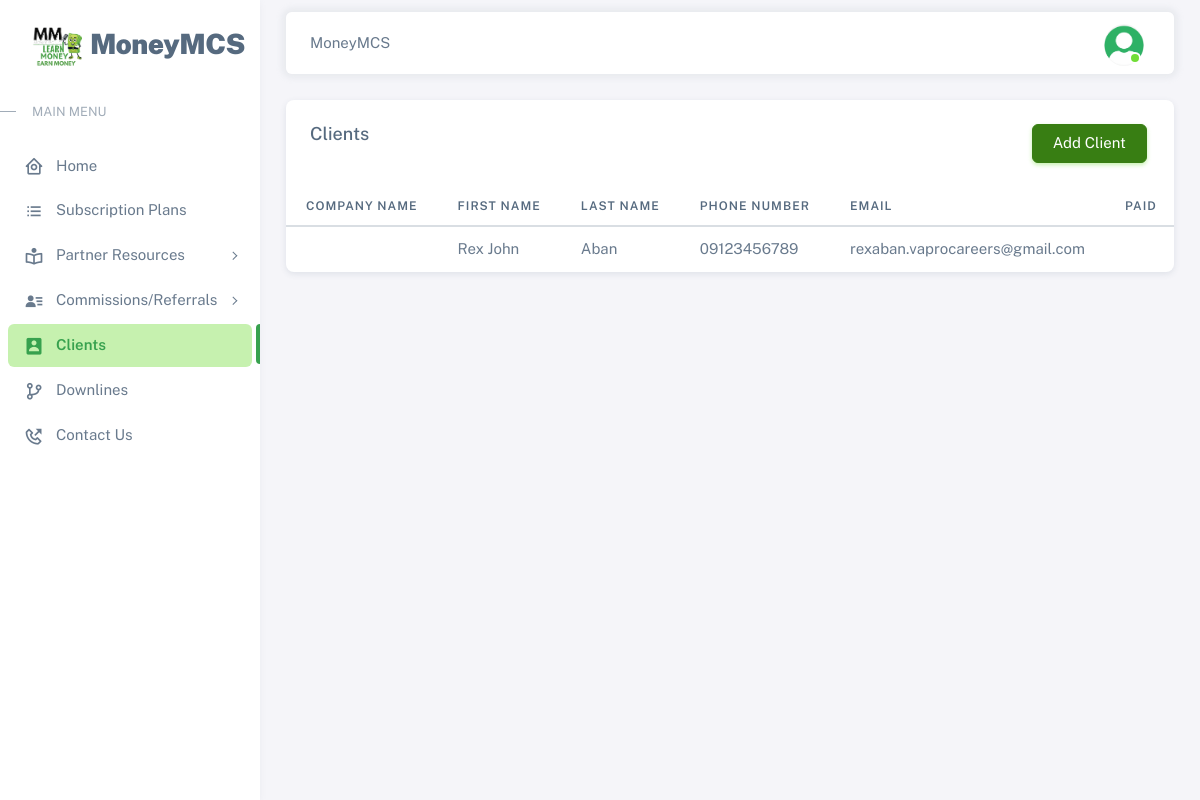
The page /pages/clients (signed in) on the database its author committed.
### tables this page shows
CREATE TABLE `clients` (
  `id` int(11) NOT NULL,
  `firstname` varchar(50) NOT NULL,
  `lastname` varchar(50) NOT NULL,
  `email` varchar(75) NOT NULL,
  `phonenum` varchar(20) NOT NULL,
  `state` enum('Alabama','Alaska','Arizona','Arkansas') NOT NULL,
  `type` enum('Business Credit Builder','Direct Funding','','') NOT NULL
);

### pages/includes/session.php (called while the page is built, shortened)
<?php
	include '../includes/conn.php';
	$conn = $pdo->open();
	$stmt = $conn->prepare("SELECT * FROM users WHERE id=:id");
	$stmt->execute(['id'=>$_SESSION['agent']]);
?>

### pages/clients.php (the view, shortened to what this page needs)
<?php
  include 'includes/session.php';
?>
<!DOCTYPE html>
<html
  lang="en"
  class="light-style layout-menu-fixed"
  dir="ltr"
  data-theme="theme-default"
  data-assets-path="../assets/"
  data-template="vertical-menu-template-free"
>
  <head>
    <?php include 'includes/headers.php'; ?>
  </head>
  <body>
    <div class="layout-wrapper layout-content-navbar">
      <div class="layout-container">
        <aside id="layout-menu" class="layout-menu menu-vertical menu bg-menu-theme">
          <div class="app-brand demo">
            <a href="#" class="app-brand-link">
              <span class="app-brand-logo demo">
                <img aria-hidden="true" class="object-contain w-full h-full" src="../assets/img/earnmoney.png" width="50">
              </span>
              <span class="app-brand-text demo menu-text fw-bolder ms-2">MoneyMCS</span>
            </a>
          </div>
          <li class="menu-header small text-uppercase">
            <span class="menu-header-text">Main Menu</span>
          </li>
          <ul class="menu-inner py-1">
            <li class="menu-item ">
              <a href="home" class="menu-link">
                <i class="menu-icon tf-icons bx bx-home-circle"></i>
                <div data-i18n="Analytics">Home</div>
              </a>
            </li>
            <li class="menu-item ">
              <a href="subscriptions" class="menu-link">
                <i class='menu-icon tf-icons bx bx-list-ul'></i>
                <div data-i18n="Analytics">Subscription Plans</div>
              </a>
            </li>
            <li class="menu-item" style="">
              <a href="javascript:void(0)" class="menu-link menu-toggle">
              <i class='menu-icon tf-icons bx bx-book-reader'></i>
                <div data-i18n="">Partner Resources</div>
              </a>
            </li>
            <li class="menu-item">
              <a href="javascript:void(0)" class="menu-link menu-toggle">
                <i class='menu-icon tf-icons bx bxs-user-detail'></i>
                <div data-i18n="">Commissions/Referrals</div>
              </a>
            </li>
            <li class="menu-item active">
              <a href="clients" class="menu-link">
                <i class='menu-icon tf-icons bx bxs-user-rectangle'></i>
                <div data-i18n="Basic">Clients</div>
              </a>
            </li>
            <li class="menu-item">
              <a href="downlines" class="menu-link">
                <i class='menu-icon tf-icons bx bx-git-branch'></i>
                <div data-i18n="Basic">Downlines</div>
              </a>
            </li>
            <li class="menu-item">
              <a href="contacts" class="menu-link">
                <i class='menu-icon tf-icons bx bx-phone-outgoing'></i>
                <div data-i18n="Basic">Contact Us</div>
              </a>
            </li>
          </ul>
        </aside>
        <div class="layout-page">
          <nav
            class="layout-navbar container-xxl navbar navbar-expand-xl navbar-detached align-items-center bg-navbar-theme"
            id="layout-navbar"
          >
            <div class="navbar-nav-right d-flex align-items-center" id="navbar-collapse">
              <div class="navbar-nav align-items-center">
                <div class="nav-item d-flex align-items-center">
                  MoneyMCS
                </div>
              </div>
              <ul class="navbar-nav flex-row align-items-center ms-auto">
                <li class="nav-item navbar-dropdown dropdown-user dropdown">
                  <a class="nav-link dropdown-toggle hide-arrow" href="javascript:void(0);" data-bs-toggle="dropdown">
                    <div class="avatar avatar-online">
                        <img src="<?php echo (!empty($agent['photo'])) ? '../images/'.$agent['photo'] : '../images/default.png'; ?>" class="w-px-40 h-auto rounded-circle">
                    </div>
                  </a>
                </li>
              </ul>
            </div>
          </nav>
          <div class="content-wrapper">
            <div class="container-xxl flex-grow-1 container-p-y">
            <div class="card">
                <div class="card-header ">
                <div class="d-flex align-items-start row align-center">
                <div class="col-sm-10 mr-auto">
                  <h5>Clients</h5>
                  </div>
                  <div class="col-sm-2 ml-auto">
                  <button
                          type="button"
                          class="btn btn-success"
                          data-bs-toggle="modal"
                          data-bs-target="#clientModal"
                        >
                          Add Client
                  </button>
                  </div>
                  </div>
                </div>
                <div class="table-responsive text-nowrap">
                  <table class="table">
                    <thead>
                      <tr>
                        <th>Company Name</th>
                        <th>First Name</th>
                        <th>Last Name</th>
                        <th>Phone Number</th>
                        <th>Email</th>
                        <th>Paid</th>
                      </tr>
                    </thead>
                    <tbody class="table-border-bottom-0">
                      <?php
                          $conn = $pdo->open();
                          try{
                            $stmt = $conn->prepare("SELECT * FROM clients ORDER BY id DESC" );
                            $stmt->execute();
                            foreach($stmt as $row){
                              echo "
                                <tr>
                                  <td>".$row['company_name']."</td>
                                  <td>".$row['firstname']."</td>
                                  <td>".$row['lastname']."</td>
                                  <td>".$row['phonenum']."</td>
                                  <td>".$row['email']."</td>
                                  <td>".$row['paid_user']."</td>
                                  <td>".$row['date_added']."</td>
                                  <td><div class='dropdown'>
                                  <button type='button' class='btn p-0 dropdown-toggle hide-arrow' data-bs-toggle='dropdown'>
                                    <i class='bx bx-dots-vertical-rounded'></i>
                                  </button>
                                  <div class='dropdown-menu'>
                                    <a class='dropdown-item editbtn' data-bs-toggle='modal'
                                    data-bs-target='#editClient' data-id='".$row['id']."' href='javascript:void(0);'
                                      ><i class='bx bx-edit-alt me-1'></i>Edit</a
                                    >
                                    <a class='dropdown-item viewbtn' data-bs-toggle='modal'
                                    data-bs-target='#viewClient' data-id='".$row['id']."' href='javascript:void(0);'
                                      ><i class='bx bx-low-vision me-1'></i>View</a
                                    >
                                    <a class='dropdown-item deletebtn' data-bs-toggle='modal'
                                    data-bs-target='#deleteClient' data-id='".$row['id']."' href='javascript:void(0);'
                                      ><i class='bx bx-trash me-1'></i>Delete</a
                                    >
                                  </div>
                                </div></td>
                                </tr>
                              ";
                            }
                          }
                          catch(PDOException $e){
                            echo $e->getMessage();
                          }
                        ?>
                    </tbody>
                  </table>
                </div>
              </div>
            </div>
            <footer class="content-footer footer bg-footer-theme">
              <div class="container-xxl d-flex flex-wrap justify-content-between py-2 flex-md-row flex-column">
              </div>
            </footer>
          </div>
        </div>
      </div>
    </div>
  </body>
</html>

### assets/css/demo.css (style rules this page uses)
.menu .app-brand.demo { height: 64px; margin-top: 12px; }
.app-brand-text.demo { font-size: 1.75rem; letter-spacing: -0.5px; text-transform: capitalize; }

### rows shown on the page
clients: firstname "Rex John", lastname "Aban", phonenum "09123456789", email "rexaban.vaprocareers@gmail.com"
